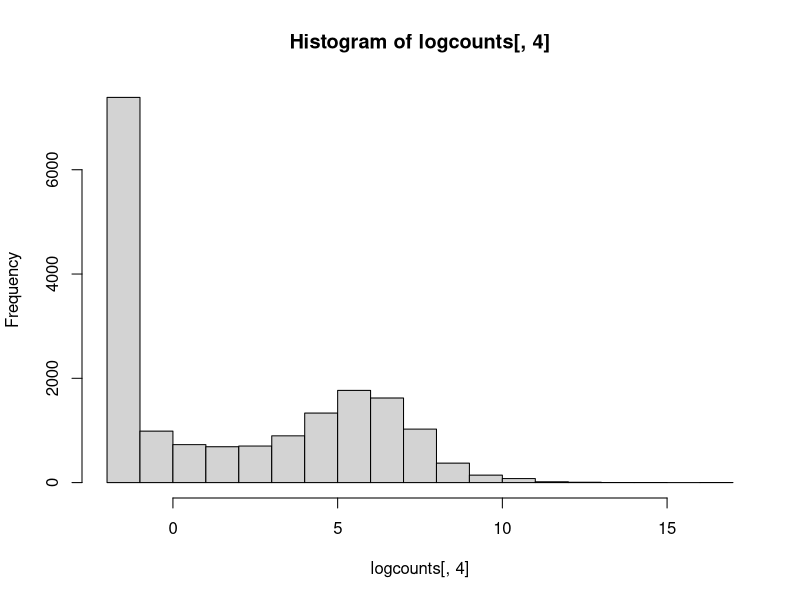
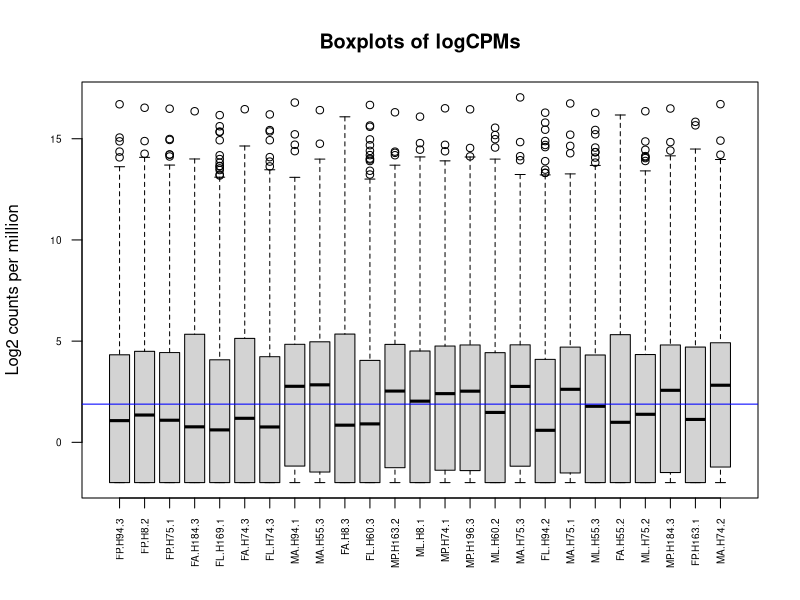
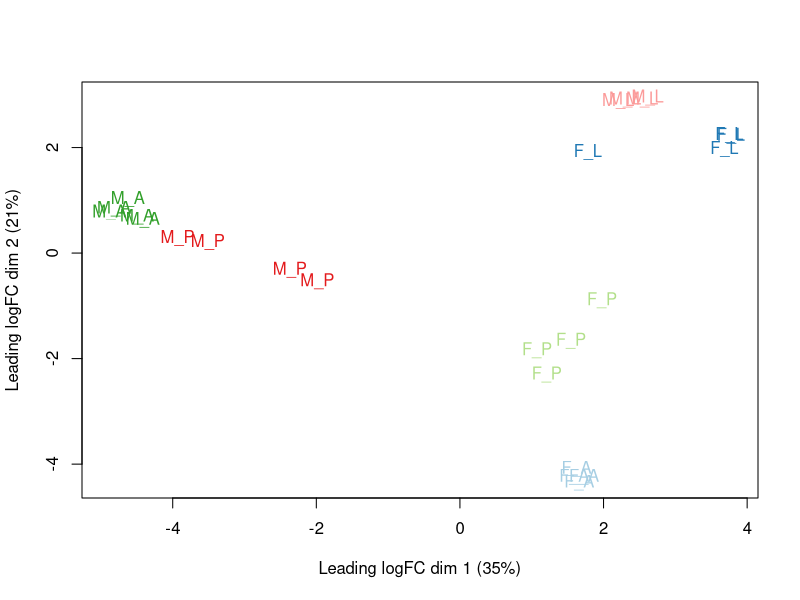
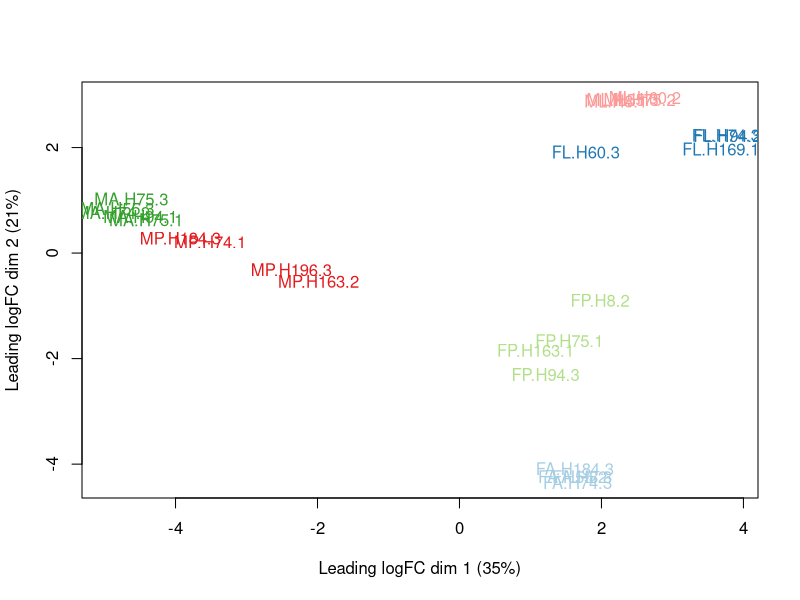
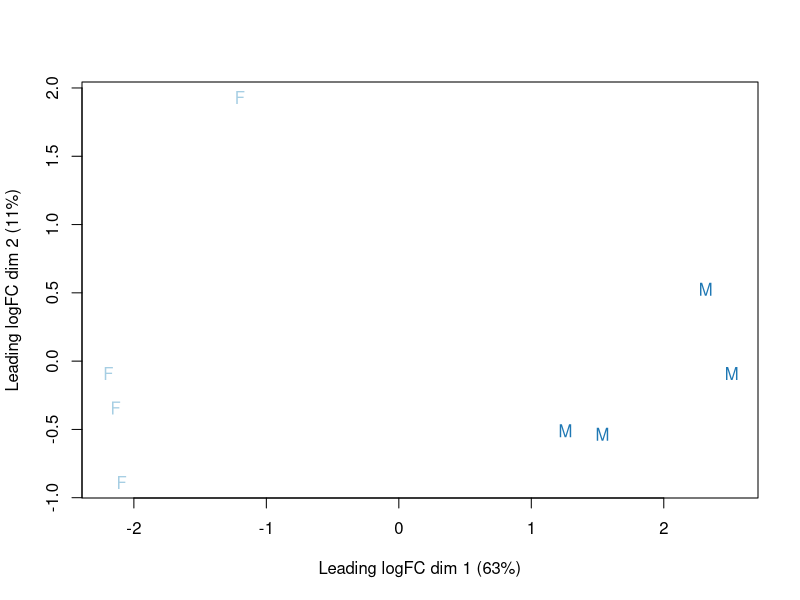
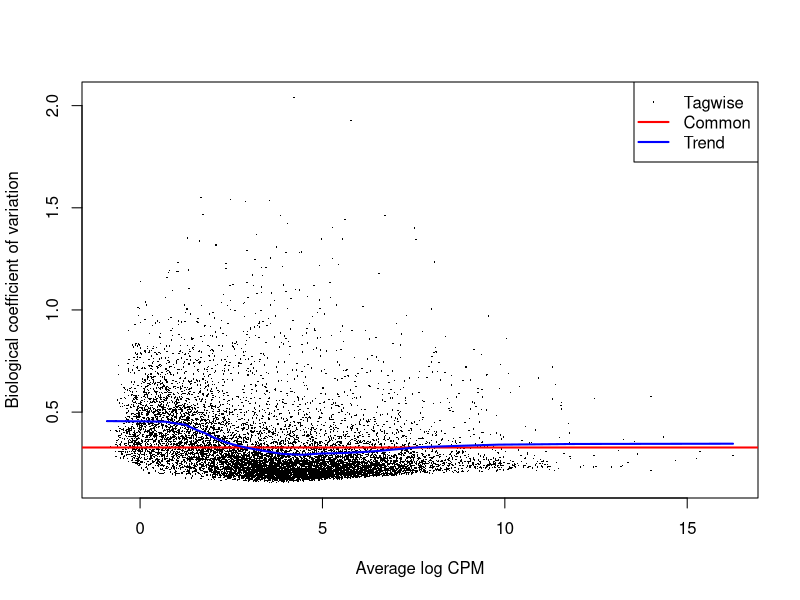
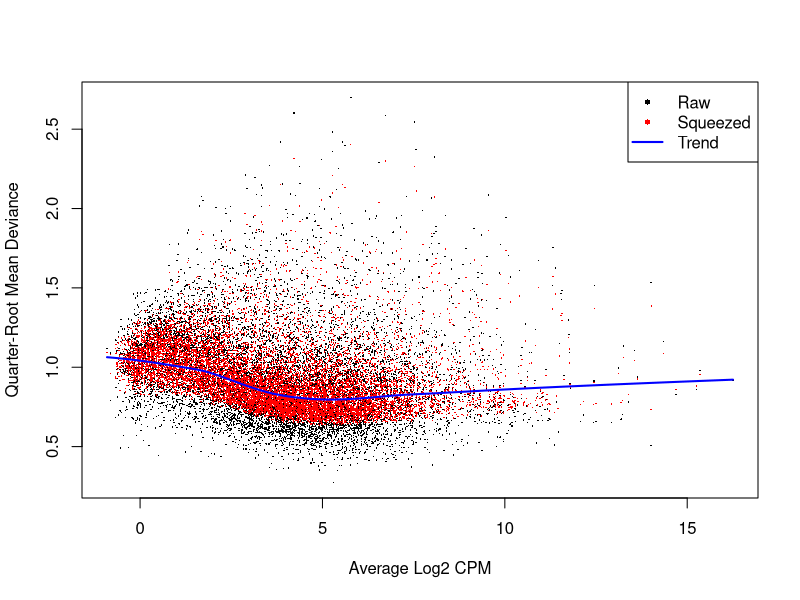

Recreate these plots in R, in order. (Note: this script raises an error after producing the figures.)
###packages
library(readr)
library(edgeR)
library(RColorBrewer)
library(ggplot2)

getwd()
#setwd

#read in Drosophila read counts "droso_counts.csv"
droso_counts<-read_csv("droso_counts.csv")
colnames(droso_counts)

#add factor: sex (F=female, M= male), stage (L=larva, P=pupa, A=adult)
sex<- c("F","F","F","F","F","F","F","M","M","F","F","M","M","M","M","M","M","F","M","M","F","M","M","F","M")
stage<- c("P","P","P","A","L","A","L","A","A","A","L","P","L","P","P","L","A","L","A","L","A","L","P","P","A")
sex_stage<-paste(sex, stage, sep="_")

#make edgeR object
x<-DGEList(counts = droso_counts[, 2:26],
           genes = droso_counts[, 1], 
           group = sex_stage)
x$samples
table(x$samples$group)
summary(x$samples$lib.size)

##exploring log2 data before normalization 
logcounts <- cpm(x, prior.count = 2, log=TRUE)
hist(logcounts[,4])
boxplot(logcounts, xlab="", ylab="Log2 counts per million",las=2, cex.axis=0.6)
abline(h=median(logcounts),col="blue")
title("Boxplots of logCPMs")

#MDS plot
fac<- factor(sex_stage)
colours<- brewer.pal(nlevels(fac), "Paired")
names_samples<- c("FP.H94.3","FP.H8.2","FP.H75.1","FA.H184.3","FL.H169.1","FA.H74.3","FL.H74.3","MA.H94.1","MA.H55.3","FA.H8.3","FL.H60.3","MP.H163.2","ML.H8.1","MP.H74.1","MP.H196.3","ML.H60.2","MA.H75.3","FL.H94.2","MA.H75.1","ML.H55.3","FA.H55.2","ML.H75.2","MP.H184.3","FP.H163.1","MA.H74.2")
plotMDS(logcounts, 
        labels= factor(x$samples$group), 
        col= colours[as.numeric(fac)])
plotMDS(logcounts, 
        labels= factor(names_samples), 
        col= colours[as.numeric(fac)])

#subseting data to analyse per stage#
###3rd instar Larva###
counts_larvae<- droso_counts[, c(6,8,12,14,17,19,21,23)]
colnames(counts_larvae)
counts_larvae$Gene_name<- droso_counts$Gene_name
sex_l<-c("F","F","F","M","M","F","M","M") 
#make edgeR object for larval stage
x_l_stage<-DGEList(counts = droso_counts[, c(6,8,12,14,17,19,21,23)],
                   genes = droso_counts[, 1],
                   group = sex_l)
x_l_stage$samples

#normalization for library sizes
cpm(10, mean(x_l_stage$samples$lib.size))
x_l_stage
head(str(x_l_stage))
#filter out genes that are not expressed in at least 3 male or 3 female libraries 
keep_l <- rowSums(cpm(x_l_stage[,c(1,2,3,6)])>0.5) >=3 | 
  rowSums(cpm(x_l_stage[,c(4,5,7,8)])>0.5) >=3  

x_l_stage<- x_l_stage[keep_l, , keep.lib.sizes=FALSE]

#show number of genes kept and filtered out
table(keep_l)
#calculate normalization factor
x_l_stage<- calcNormFactors(x_l_stage)
x_l_stage$samples

fac_l<- factor(sex_l)
colours<- brewer.pal(nlevels(fac_l), "Paired")

plotMDS(x_l_stage, 
        labels= factor(x_l_stage$samples$group), 
        col= colours[as.numeric(fac_l)])

#design a model
design_l <- model.matrix(~ 0 + group, data= x_l_stage$samples)
colnames(design_l)<- levels(x_l_stage$samples$group)
colnames(design_l)

#estimate dispersion
x_l_stage <- estimateDisp(x_l_stage, design_l, robust=TRUE)
summary(x_l_stage$trended.dispersion)
x_l_stage$common.dispersion

#Biological coef. variation plot
plotBCV(x_l_stage)

####Genewise Negative Binomial Generalized Linear Models with Quasi-likelihood Tests
#Fit a quasi-likelihood negative binomial generalized log-linear model to count data. 
#Conduct genewise statistical tests for a given coefficient or contrast.
fit_l <- glmQLFit(x_l_stage, design_l, robust=TRUE)
head(fit_l$coefficients)
plotQLDisp(fit_l)
summary(fit_l$df.prior)

#make contrast between m and F
FM_l<- makeContrasts(F - M, levels=design_l)

#Fit a quasi-likelihood negative binomial generalized log-linear model to count data. 
##Conduct genewise statistical tests for a given coefficient or contrast.
res_FM_l <- glmQLFTest(fit_l, contrast=FM_l)

#Identify which genes are significantly differentially expressed from an edgeR fit object
is.de_FM_l <- decideTestsDGE(res_FM_l, p.value=0.05)

#number of Sex-biased genes 
summary(is.de_FM_l)

#get fc values and p-values for (n) genes
larvae_top_fm<- topTags(res_FM_l, n=12000)
larvae_top_fm<-larvae_top_fm$table

plotMD(res_FM_l, 
       status=is.de_FM_l,
       values=c(1,-1),
       col=c("red","blue"),
       legend="topright", 
       ylim=c(-15,15), 
       main = "DGE between females and males at larval stage", 
       hl.cex=0.7 )


###calculate the average logCPM for males and females separtely
##log counts for larval stage
logcounts_l <- cpm(x_l_stage,log=TRUE)
colnames(logcounts_l)<- x_l_stage$samples$group
rownames(logcounts_l)<- x_l_stage$genes$Gene_name

names<-as.character(larvae_top_fm$Gene_name)
logcounts_l<-cbind(rownames(logcounts_l), logcounts_l)
colnames(logcounts_l)[1]<-"Gene_name"
logcounts_l<-as.data.frame(logcounts_l)
logcounts_l_sub<-logcounts_l[logcounts_l$Gene_name %in% names,]
logcounts_l_sub[,-1]<-as.numeric(as.character(unlist(logcounts_l_sub[,-1])))
average_M<-rowMeans(logcounts_l_sub[,c(5,6,8,9)])
average_F<-rowMeans(logcounts_l_sub[,c(2,3,4,7)])
logcounts_l_sub<-cbind(average_F, logcounts_l_sub)
logcounts_l_sub<-cbind(average_M, logcounts_l_sub)

larvae_top_fm<-larvae_top_fm[order(larvae_top_fm$Gene_name),]
logcounts_l_sub<- logcounts_l_sub[order(logcounts_l_sub$Gene_name),]
larvae_top_fm<- cbind(logcounts_l_sub$average_M, larvae_top_fm)
larvae_top_fm<- cbind(logcounts_l_sub$average_F, larvae_top_fm)
colnames(larvae_top_fm)[1]<- "Average_logCPM_F"
colnames(larvae_top_fm)[2]<- "Average_logCPM_M"

## calculating average CPM for males and females and binding it to TOP_fm
counts_l <- cpm(x_l_stage, log = FALSE)
rownames(counts_l)<-x_l_stage$genes$Gene_name
colnames(counts_l)<- x_l_stage$samples$group

counts_l<-cbind(rownames(counts_l), counts_l)
colnames(counts_l)[1]<-"Gene_name"
counts_l<-as.data.frame(counts_l)
counts_l_sub<-counts_l[counts_l$Gene_name %in% names,]
counts_l_sub[,-1]<-as.numeric(as.character(unlist(counts_l_sub[,-1])))
average_cpm_M<-rowMeans(counts_l_sub[,c(5,6,8,9)])
average_cpm_F<-rowMeans(counts_l_sub[,c(2,3,4,7)])
counts_l_sub<-cbind(average_cpm_F, counts_l_sub)
counts_l_sub<-cbind(average_cpm_M, counts_l_sub)

larvae_top_fm<-larvae_top_fm[order(larvae_top_fm$Gene_name),]
counts_l_sub<- counts_l_sub[order(counts_l_sub$Gene_name),]
larvae_top_fm<- cbind(counts_l_sub$average_cpm_M, larvae_top_fm)
larvae_top_fm<- cbind(counts_l_sub$average_cpm_F, larvae_top_fm)
colnames(larvae_top_fm)[1]<- "Average_CPM_F"
colnames(larvae_top_fm)[2]<- "Average_CPM_M"


#gene classification#
#expression_type<- if(hatch_top_fm$Average_logCPM_M <(-3.5) == "F_limited" | hatch_top_fm$Average_logCPM_F <(-3.5)=="M_limited") else(hatch_top_fm$Average_logCPM_M >(-3.5) =="F_biased")
larvae_top_fm$fact<-rep("NA", nrow(larvae_top_fm))

#gene classification#
larvae_top_fm$fact<-rep("NA", nrow(larvae_top_fm))
larvae_top_fm$fact[larvae_top_fm$Average_CPM_M ==(0) & larvae_top_fm$logFC>1] <- "F_limited"
larvae_top_fm$fact[larvae_top_fm$Average_CPM_F ==(0) & larvae_top_fm$logFC< (-1)] <- "M_limited"
larvae_top_fm$fact[larvae_top_fm$logFC>1 & larvae_top_fm$Average_CPM_M > (0)] <- "F_biased"
larvae_top_fm$fact[larvae_top_fm$logFC<(-1) & larvae_top_fm$Average_CPM_F > (0)]<- "M_biased"
larvae_top_fm$fact[larvae_top_fm$logFC>0 & larvae_top_fm$logFC<1]<- "Any_f_biased"
larvae_top_fm$fact[larvae_top_fm$logFC<0 & larvae_top_fm$logFC>-1]<- "Any_m_biased"
larvae_top_fm$fact[larvae_top_fm$FDR >0.05]<- "Not DE"

####### plot
palette(c("palevioletred1","slategray1","firebrick1","lightslateblue", "navy","gainsboro"))

table(larvae_top_fm$fact)
larvae_top_fm$fact<-as.factor(larvae_top_fm$fact)
unbias<-subset(larvae_top_fm, fact == "Not DE")
bias<-subset(larvae_top_fm, fact != "Not DE")
table(bias$fact)
plot(unbias$Average_logCPM_M~unbias$Average_logCPM_F, 
     col="gainsboro", pch=19, 
     ylim = c(-3,17), 
     xlim = c(-3,17),
     xlab = "Average female expression [logCPM]", 
     ylab = "Average male expression [logCPM]", 
     main="Gene expression in males and females at the larval stage", 
     cex=0.8)

points(bias$Average_logCPM_M~bias$Average_logCPM_F, 
       col=as.factor(bias$fact), 
       pch=19, 
       cex=0.9)

legend("topleft", c("Slightly FB","slightly MB" , "Strongly FB", "Female limited","Male biased", "Male limited", "Not DE"), fill=c(1:7), cex = 0.6,bty = "n")
